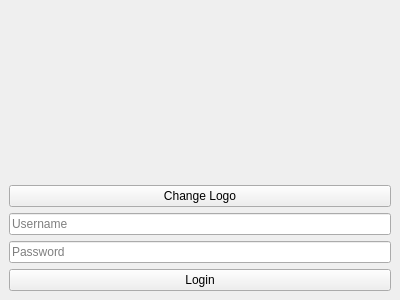
<?xml version="1.0" encoding="UTF-8"?>
<ui version="4.0">
 <class>MainWindow</class>
 <widget class="QMainWindow" name="MainWindow">
  <property name="geometry">
   <rect>
    <x>0</x>
    <y>0</y>
    <width>400</width>
    <height>300</height>
   </rect>
  </property>
  <property name="windowTitle">
   <string>Login</string>
  </property>
  <widget class="QWidget" name="centralwidget">
   <layout class="QVBoxLayout" name="verticalLayout">
    <item>
     <widget class="QLabel" name="logoLabel">
      <property name="alignment">
       <set>Qt::AlignCenter</set>
      </property>
     </widget>
    </item>
    <item>
     <widget class="QPushButton" name="changeLogoButton">
      <property name="text">
       <string>Change Logo</string>
      </property>
     </widget>
    </item>
    <item>
     <widget class="QLineEdit" name="usernameInput">
      <property name="placeholderText">
       <string>Username</string>
      </property>
     </widget>
    </item>
    <item>
     <widget class="QLineEdit" name="passwordInput">
      <property name="placeholderText">
       <string>Password</string>
      </property>
      <property name="echoMode">
       <enum>QLineEdit::Password</enum>
      </property>
     </widget>
    </item>
    <item>
     <widget class="QPushButton" name="loginButton">
      <property name="text">
       <string>Login</string>
      </property>
     </widget>
    </item>
   </layout>
  </widget>
 </widget>
 <resources/>
 <connections/>
</ui>
